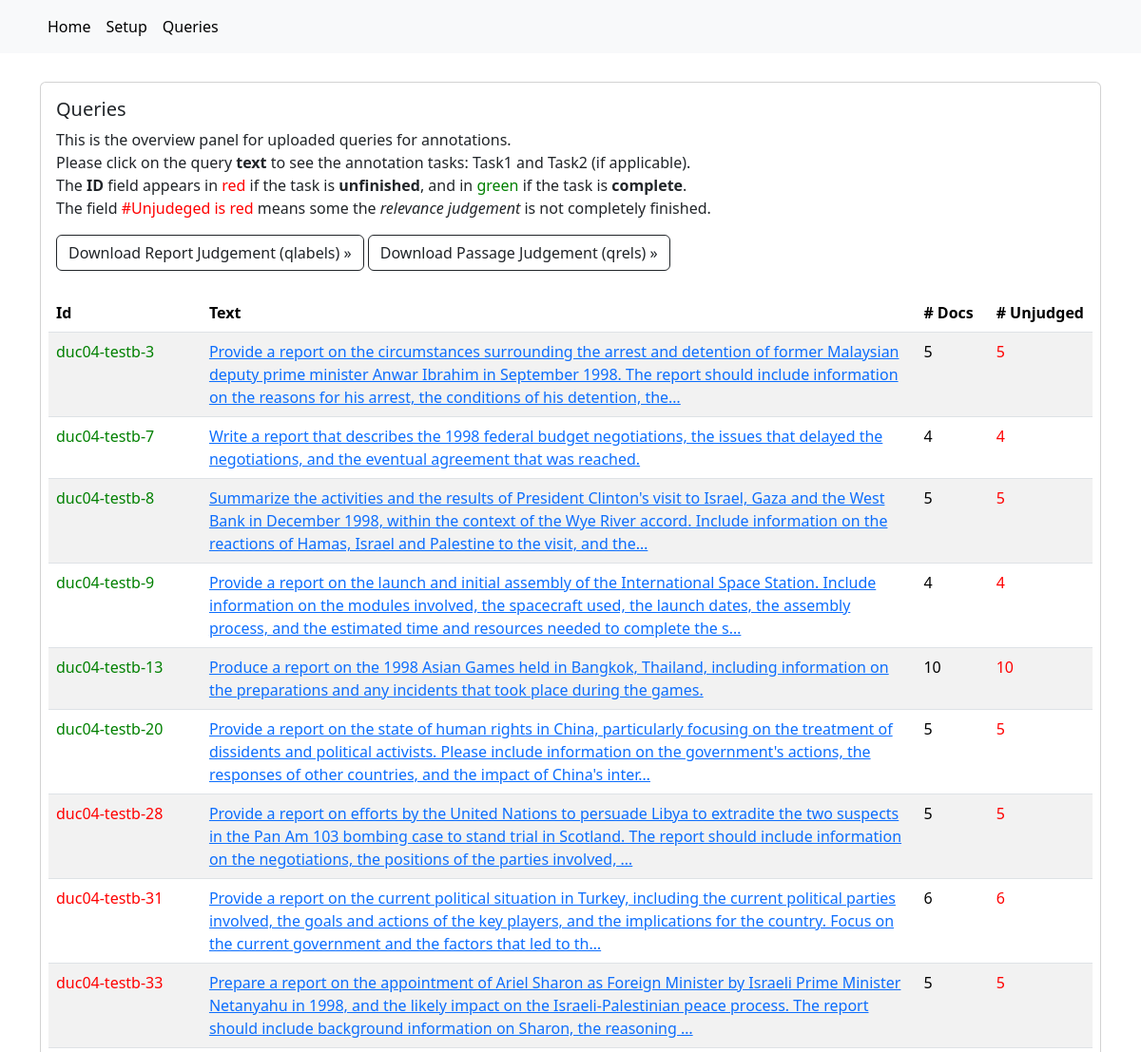
Page /query (upper part) on the earlier database version.
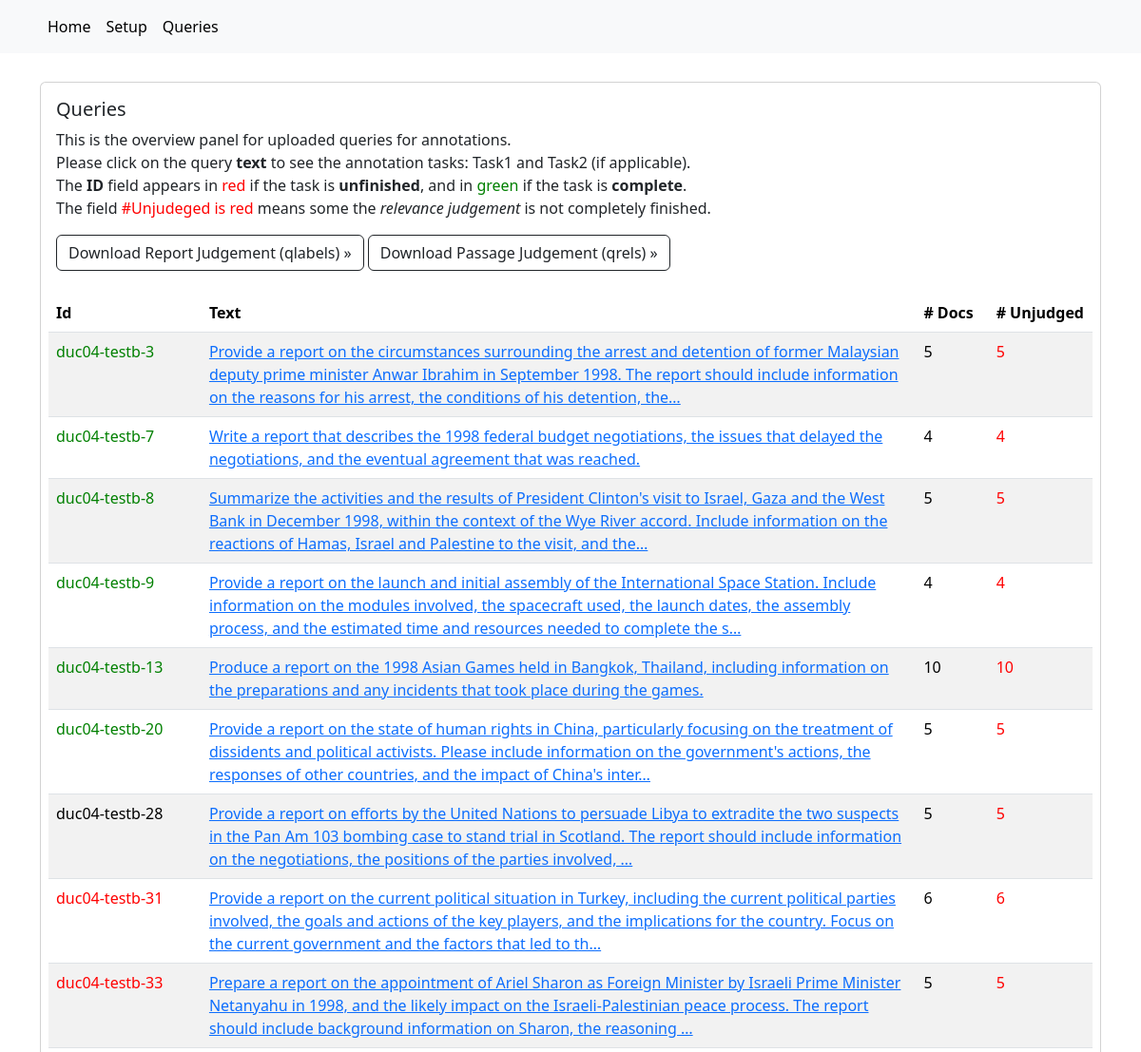
Same page on the later database version.
### judgementapp/models.py (models this page shows, shortened)
class Query(models.Model):
    qId = models.CharField(max_length=100)
    text = models.CharField(max_length=300, default="NA")
    topic = models.JSONField(default={'1': 1})
    metadata = models.JSONField(default=default_query_metadata)
    questions = models.JSONField(default=default_query_questions)
    question_labels = models.JSONField(default=default_query_question_labels)
    reference = models.TextField()
    report = models.TextField()
    nuggets = models.JSONField(default=default_query_nuggets)
    def unfinished(self):
        n_total = sum([1 for v in self.question_labels.values() if v != -2])
        n_judged = sum([1 for v in self.question_labels.values() if v >= 0])
        if n_judged == 0:
            return 0
        elif n_total != n_judged:
            return 1
        else:
            return 2
    def num_unjudged_docs(self):
        unjugded = [1 for judgement in self.judgements() if max(judgement.relevances.values()) == -1]
        return len(unjugded)
    def num_judgements(self):
        return len(self.judgements())
    def judgements(self):
        return Judgement.objects.filter(query=self.id)

class Judgement(models.Model):
    labels = {-1: 'Unjudged', 0: 'Not relvant', 1: 'minimally relevant', 2:'limited relevant', 3:'partially relevant', 4:'mostly relevant', 5:'fully relevant'}
    query = models.ForeignKey(Query, on_delete=models.CASCADE)
    document = models.ForeignKey(Document, on_delete=models.CASCADE)
    comment = models.TextField(default="", null=True)
    relevances = models.JSONField(default=default_judgement_relevances)
    rationales = models.JSONField(default=default_judgement_rationales)
    judged = models.BooleanField(default=False)

### judgementapp/views.py (the view)
# urls.py: re_path(r'^query$', views.query_list, name='query_list'),
def query_list(request):
    queries = Query.objects.order_by('id')
    return render(request, 'judgementapp/query_list.html', {'queries': queries})

### judgementapp/templates/judgementapp/query_list.html (shortened to what this page needs)
{% extends "judgementapp/base.html" %}
{% block content %}
<div class="card">
    <div class="card-body">
        <h5 class="card-title">Queries</h5>
        <p class="card-text">
        This is the overview panel for uploaded queries for annotations. <br/>
        Please click on the query <strong>text</strong> to see the annotation tasks: Task1 and Task2 (if applicable).<br/>
        The <strong>ID</strong> field appears in <span style="color: red;">red</span> if the task is <strong>unfinished</strong>, and in <span style="color: green;">green</span> if the task is <strong>complete</strong>.<br/>
        The field <span style="color: red">#Unjudeged is red</span> means some the <i>relevance judgement</i> is not completely finished.
        </p>
        {% if queries %}
        <a href="{% url 'qlabels' %}" class="btn btn-outline-dark">Download Report Judgement (qlabels) &raquo;</a>
        <a href="{% url 'qrels' %}" class="btn btn-outline-dark">Download Passage Judgement (qrels) &raquo;</a>
        {% endif %}
    </div>
    <div class="table-responsive m-2">
        <table class="table table-striped">
        <thead style="table-layout:fixed">
            <tr><th style="width: 13%">Id</th>
                <th style="width: 70%">Text</th>
                <th style="width: 7%"># Docs</th>
                <th style="width: 10%"># Unjudged</th>
            </tr>
        </thead>
        <tbody>
            {% for query in queries %}
                <tr><td><p style="color:
                    {% if query.unfinished == 0 %} red {% endif %}
                    {% if query.unfinished == 2 %} green {% endif %}">{{ query.qId }}</p>
                </td>
                <td><a href="{% url 'query' qId=query.qId%}">{{ query.text|truncatechars:256 }}</a>
                </td>
                <td>{{ query.num_judgements }}</td>
                {% if query.type.0 == 1 %}
                    <td style="color: lightgray"><u>{{ query.num_unjudged_docs }}</u></td>
                {% elif query.num_unjudged_docs > 0 %}
                    <td style="color: red" >{{ query.num_unjudged_docs }}</td>
                {% else %}
                    <td>{{ query.num_unjudged_docs }}</td>
                {% endif %}
            </tr>
            {% endfor %}
        </tbody>
        </table>
    </div>
</div>
{% endblock %}

Differences in the rows shown:
changed Query "duc04-testb-28": question_labels "{\"0\": -1, \"1\": -1, \"2\": -1, \"3\": -1, \"4\": -1, \"5\": -1, \"6\": -1, \"7\": -1, \"8\": -1, \"9\": -1, \"10\": -1, \"11\": -1, \"12\": -1, \"13\": -1, \"14\": -1}" → "{\"0\": 1, \"1\": 1, \"2\": 1, \"3\": 0, \"4\": 0, \"5\": 0, \"6\": 0, \"7\": 1, \"8\": -1, \"9\": -1, \"10\": -1, \"11\": -1, \"12\": -1, \"13\": 1, \"14\": 0}" (drawn)
